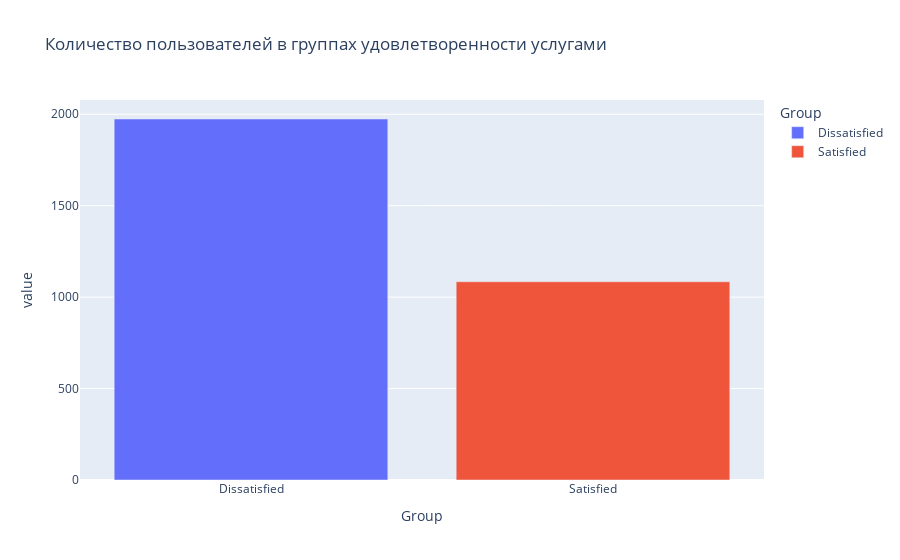

Notebook code for this chart:
### Code cell
df1 = data_Q1.copy()
df1['Group'] = ['Satisfied' if elem == 'A' else 'Dissatisfied' for elem in df1['Group']]
df1 = df1.groupby(['Group'])[['user_id']].count()
px.bar(df1, color=df1.index, title ='Количество пользователей в группах удовлетворенности услугами')

### Figure 1 — Plotly figure (JSON) as saved in the notebook; plotly's stock layout.template omitted (floating-point values rounded to 4 significant figures)
{"data": [{"alignmentgroup": "True", "hovertemplate": "Group=%{x}<br>value=%{y}<extra></extra>", "legendgroup": "Dissatisfied", "marker": {"color": "#636efa"}, "name": "Dissatisfied", "offsetgroup": "Dissatisfied", "orientation": "v", "showlegend": true, "textposition": "auto", "type": "bar", "x": ["Dissatisfied"], "xaxis": "x", "y": [1974], "yaxis": "y"}, {"alignmentgroup": "True", "hovertemplate": "Group=%{x}<br>value=%{y}<extra></extra>", "legendgroup": "Satisfied", "marker": {"color": "#EF553B"}, "name": "Satisfied", "offsetgroup": "Satisfied", "orientation": "v", "showlegend": true, "textposition": "auto", "type": "bar", "x": ["Satisfied"], "xaxis": "x", "y": [1084], "yaxis": "y"}], "layout": {"barmode": "relative", "legend": {"title": {"text": "Group"}, "tracegroupgap": 0}, "title": {"text": "Количество пользователей в группах удовлетворенности услугами"}, "xaxis": {"anchor": "y", "categoryarray": ["Dissatisfied", "Satisfied"], "categoryorder": "array", "domain": [0, 1], "title": {"text": "Group"}}, "yaxis": {"anchor": "x", "domain": [0, 1], "title": {"text": "value"}}}}
